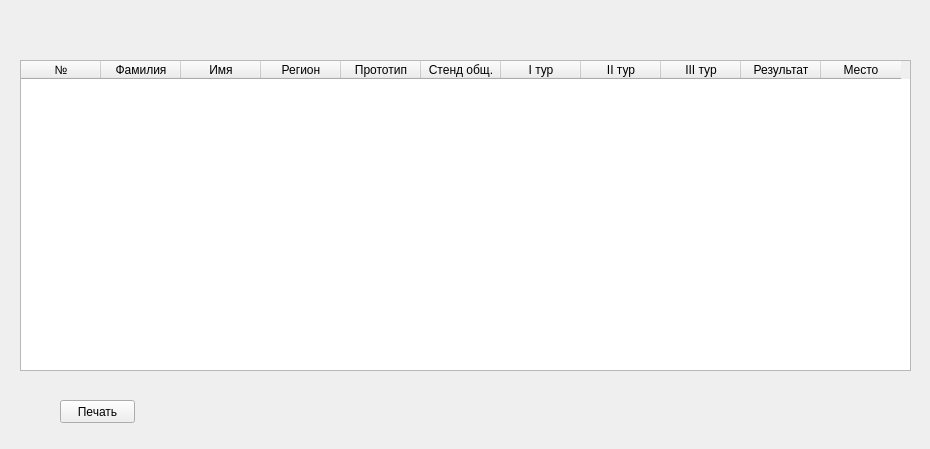
<?xml version="1.0" encoding="UTF-8"?>
<ui version="4.0">
 <class>TourIII</class>
 <widget class="QWidget" name="TourIII">
  <property name="windowModality">
   <enum>Qt::ApplicationModal</enum>
  </property>
  <property name="geometry">
   <rect>
    <x>0</x>
    <y>0</y>
    <width>930</width>
    <height>449</height>
   </rect>
  </property>
  <property name="windowTitle">
   <string>F-4C ФАС России</string>
  </property>
  <widget class="QTableWidget" name="tableWidget">
   <property name="geometry">
    <rect>
     <x>20</x>
     <y>60</y>
     <width>891</width>
     <height>311</height>
    </rect>
   </property>
   <property name="editTriggers">
    <set>QAbstractItemView::NoEditTriggers</set>
   </property>
   <property name="selectionBehavior">
    <enum>QAbstractItemView::SelectRows</enum>
   </property>
   <property name="sortingEnabled">
    <bool>true</bool>
   </property>
   <attribute name="horizontalHeaderVisible">
    <bool>true</bool>
   </attribute>
   <attribute name="horizontalHeaderDefaultSectionSize">
    <number>80</number>
   </attribute>
   <attribute name="verticalHeaderVisible">
    <bool>false</bool>
   </attribute>
   <column>
    <property name="text">
     <string>№</string>
    </property>
   </column>
   <column>
    <property name="text">
     <string>Фамилия</string>
    </property>
   </column>
   <column>
    <property name="text">
     <string>Имя</string>
    </property>
   </column>
   <column>
    <property name="text">
     <string>Регион</string>
    </property>
   </column>
   <column>
    <property name="text">
     <string>Прототип</string>
    </property>
   </column>
   <column>
    <property name="text">
     <string>Стенд общ.</string>
    </property>
   </column>
   <column>
    <property name="text">
     <string>I тур</string>
    </property>
   </column>
   <column>
    <property name="text">
     <string>II тур</string>
    </property>
   </column>
   <column>
    <property name="text">
     <string>III тур</string>
    </property>
   </column>
   <column>
    <property name="text">
     <string>Результат</string>
    </property>
   </column>
   <column>
    <property name="text">
     <string>Место</string>
    </property>
   </column>
  </widget>
  <widget class="QPushButton" name="pushButton">
   <property name="geometry">
    <rect>
     <x>60</x>
     <y>400</y>
     <width>75</width>
     <height>23</height>
    </rect>
   </property>
   <property name="text">
    <string>Печать</string>
   </property>
  </widget>
 </widget>
 <resources/>
 <connections/>
</ui>
